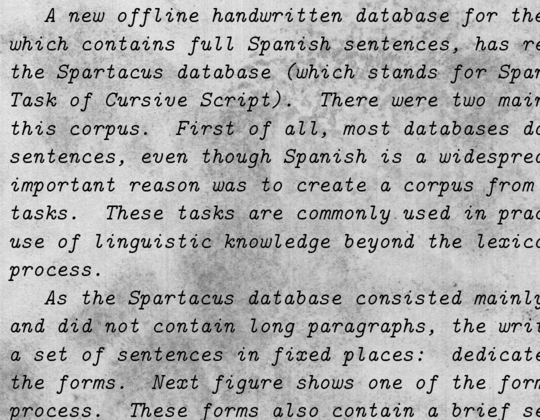
#> input picture code/week#3/text.png, 540 x 420 px, found by its file name
$ python binarization.py
#> lines starting #> are read from the running program, lines starting #| are printed output that depends on the picture
### code/common/miptcv_utils.py
import matplotlib.pyplot as plt
import numpy as np
import cv2

def imshow_ax(img, ax):
    if len(img.shape) == 2:
        ax.imshow(img, cmap='gray')
    else:
        ax.imshow(img)


def imshow(img):
    f, ax = plt.subplots(1)
    imshow_ax(img, ax)
    plt.xticks([]); plt.yticks([])
    f.show()


def imshow_pair(img1, img2):
    f, (ax1, ax2) = plt.subplots(1, 2)

    imshow_ax(img1, ax1)
    imshow_ax(img2, ax2)
    plt.xticks([]); plt.yticks([])
    f.show()


# [33 lines left out: function make_matches_image, not called in this run]

### code/week#3/binarization.py
from __future__ import print_function

import cv2
import numpy as np
from miptcv_utils import *
import matplotlib.pyplot as plt

# path = 'week#3/shadow1.png'
path = 'week#3/text.png'

original = cv2.imread(path)
#> original is the input picture: shape (420, 540, 3); min 0, max 235, mean 175.5
assert original is not None

scaled = cv2.cvtColor(original, cv2.COLOR_BGR2GRAY)
imshow(scaled)


# simple binarization
thresh = 150 # 128
binary = np.zeros(scaled.shape)
binary[scaled > thresh] = 255

# actual_thr, binary = cv2.threshold(
#     scaled, thresh, 255, cv2.THRESH_BINARY)
imshow_pair(scaled, binary)
#> in imshow_pair, `imshow_ax(img2, ax2)`:
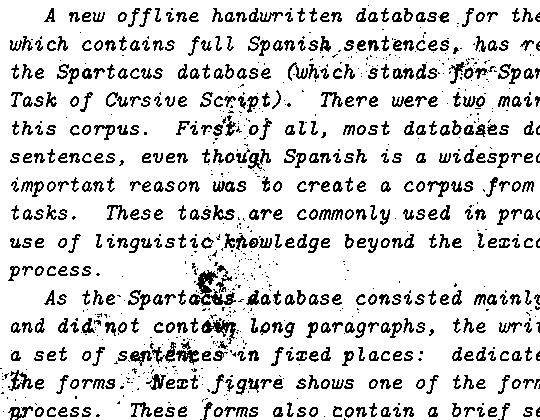
#> img2: shape (420, 540) float64; 85.3% white; black in thin lines or dots
#> in imshow_pair, `f.show()`:
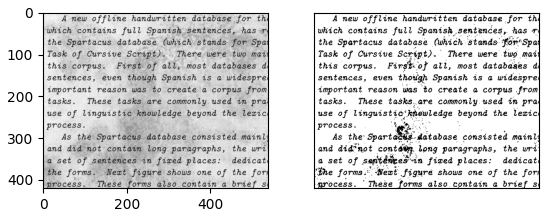
#> figure drawn by matplotlib, 2 panels


# Otsu thresholding
otsu_thr, otsu = cv2.threshold(
    scaled, 0, 255, cv2.THRESH_BINARY +
                    cv2.THRESH_OTSU)
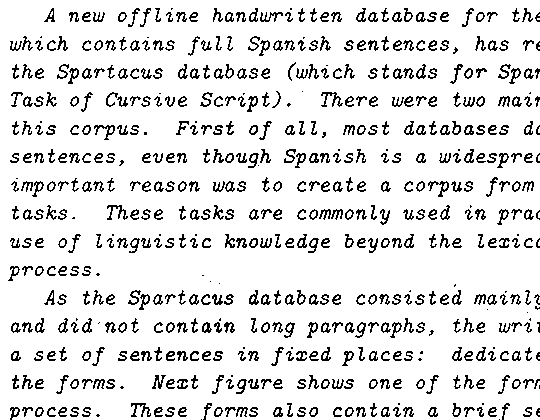
#> otsu: shape (420, 540); 88.4% white; black in thin lines or dots
#> otsu_thr = 123
print(otsu_thr)
#| 123.0
imshow_pair(scaled, otsu)
#> in imshow_pair (call 2), `f.show()`:
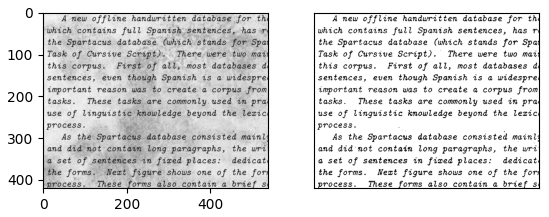
#> figure drawn by matplotlib, 2 panels
# plt.hist(scaled.reshape(-1,), 255)

imshow(scaled)
hist, bins = np.histogram(scaled, range(256))
#> hist = 255 values, max 4641 at index 202, min 0 at index 236, mean 889.4; bins = 256 values from 0 to 255
plt.plot(range(1, 255), hist[1:])

plt.axvline(otsu_thr, color='red')
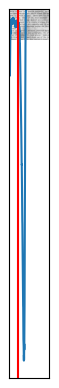
#> figure drawn by matplotlib, 1 panel
